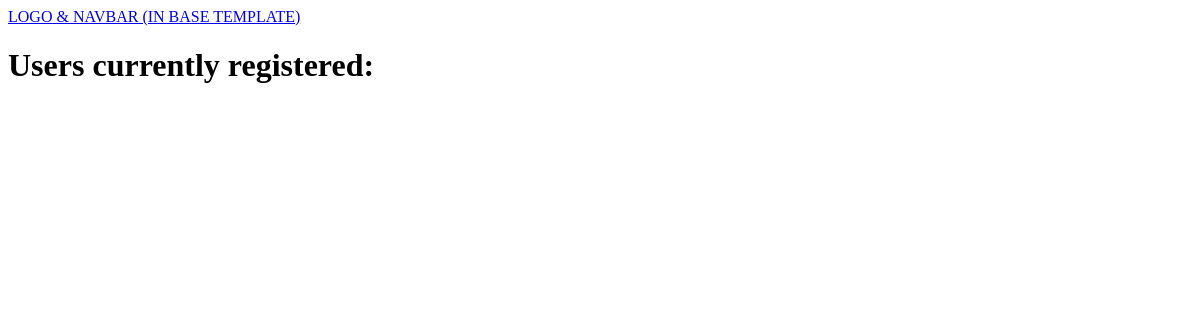
/u, run on an earlier commit of the app's database.
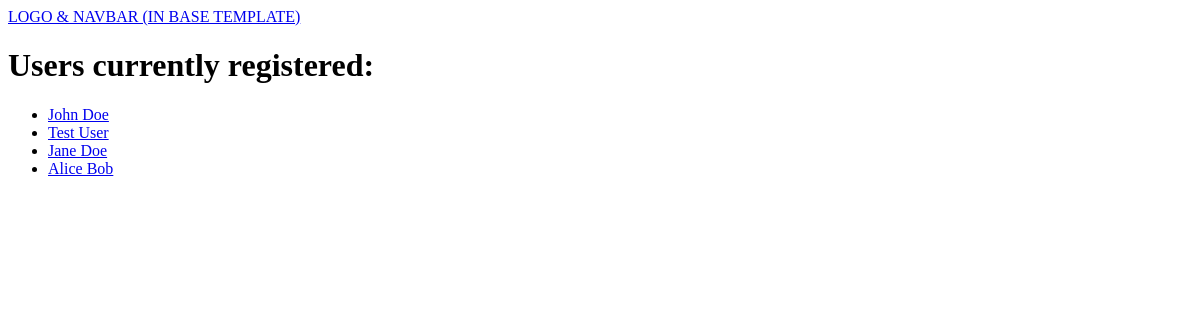
And on a later commit of the database.
### yearbook/models.py (models this page shows, shortened)
class YearbookUser(models.Model):
    user = models.OneToOneField(User, on_delete=models.CASCADE)
    avatar = models.ImageField(upload_to='avatars', default='default.png')
    bio = models.TextField(max_length=140, default= "")
    def __str__(self):
        return str(self.user.first_name) + " " + str(self.user.last_name)

### yearbook/views.py (the view)
# urls.py: path('u', views.yearbookusers, name='users'),
def yearbookusers(request):
    context = {'users' : list(models.YearbookUser.objects.all())}
    return render(request, 'yearbook/users.html', context)

### yearbook/templates/yearbook/users.html
{% extends 'yearbook/base.html' %}
{% block content %}
	<h1>Users currently registered:</h1>
	<ul>
		{% for yearbook_user in users %}
		<li><a href="u/{{ yearbook_user.id }}">{{ yearbook_user }}</a></li>
		{% endfor %}
	</ul>
{% endblock %}

What changed in the data, as far as the page shows it:
added YearbookUser: user.last_name "John Doe"
added YearbookUser: user.last_name "Test User"
added YearbookUser: user.last_name "Jane Doe"
added YearbookUser: user.last_name "Alice Bob"
